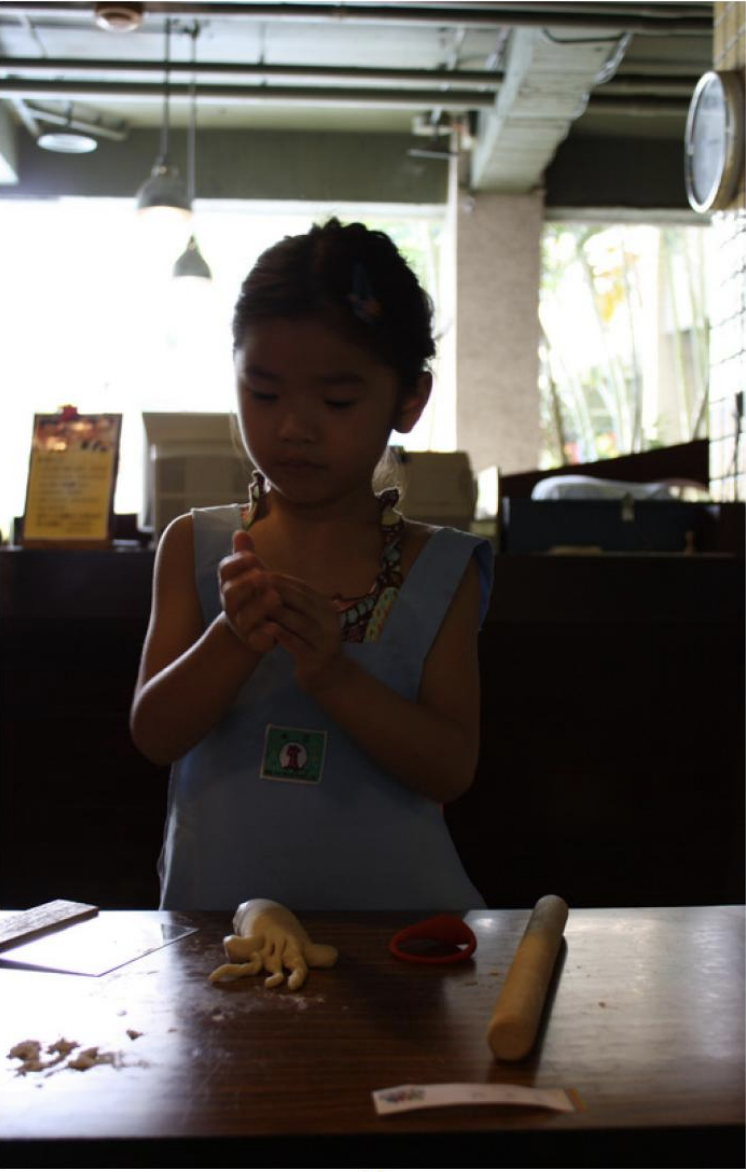
%> input picture Project/5.png, 746 x 1172 px
$ octave orig.m   (GNU Octave 9; MATLAB toolbox functions it lacks are replaced by stand-ins)
%> lines starting %> are read from the running program, lines starting %| are printed output that depends on the picture; in (x1, y1, x2, y2) boxes, pixels count from 0 and x2, y2 are one past the last pixel; in counts of white or black regions, pixels touching at a corner belong together; the program's own positions count from 1

im = imread('./5.png');
%> im is the input picture: size 1172x746x3 uint8; mean R, G, B 96.3, 91.2, 86.6

if ~exist('sigma1','var'),sigma1 = 15;end
if ~exist('sigma2','var'),sigma2 = 80;end
if ~exist('sigma3','var'),sigma3 = 250;end

im = im2double(im); % double --> im2double
%> im: size 1172x746x3 double
gausKernel1 = fspecial('gaussian',[sigma1 sigma1],5);
gausKernel2 = fspecial('gaussian',[sigma2 sigma2],20);
gausKernel3 = fspecial('gaussian',[sigma3 sigma3],50);
Y = 0.299.*im(:,:,1)+0.587.*im(:,:,2)+0.114.*im(:,:,3);

blur_im1 = (imfilter(Y,gausKernel1,'replicate'));
blur_im2 = (imfilter(Y,gausKernel2,'replicate'));
blur_im3 = (imfilter(Y,gausKernel3,'replicate'));

Y_ssr1 = log(Y) - log(blur_im1);
Y_ssr2 = log(Y) - log(blur_im2);
Y_ssr3 = log(Y) - log(blur_im3);

sr = sort(Y_ssr1(:));
p1 = sr(uint32(0.01*size(im,1)*size(im,2)));
%> p1 = -1.22
p99 = sr(uint32(0.99*size(im,1)*size(im,2)));
%> p99 = 0.343
lc1 = Y_ssr1 >= p1 & Y_ssr1 <= p99;
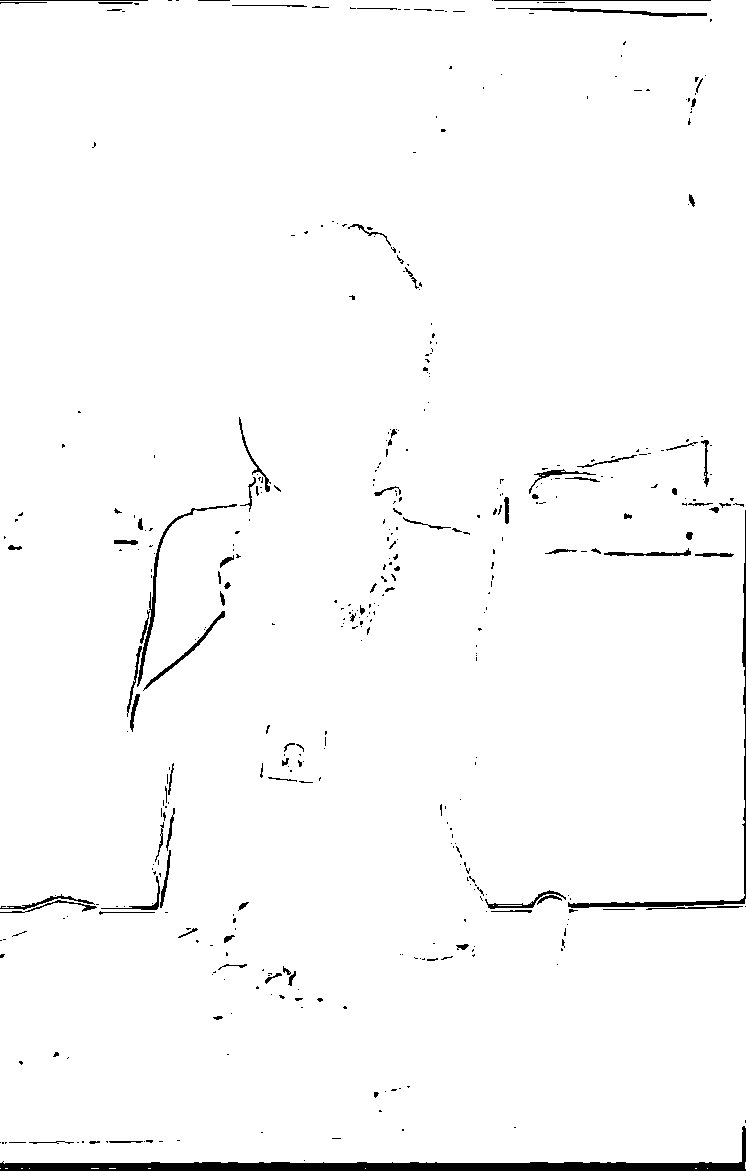
%> lc1: size 1172x746 logical; 98% white; 429 black regions (333 under 20 px), largest, box (x1, y1, x2, y2) and area: (0, 1126, 746, 1171) 6240, (568, 510, 746, 908) 1506, (137, 504, 237, 687) 736
lc2 = Y_ssr1 < p1;
%> lc2: size 1172x746 logical; 1% white; 167 white regions (134 under 20 px), largest, box (x1, y1, x2, y2) and area: (0, 1126, 745, 1169) 4714, (568, 896, 745, 908) 761, (485, 890, 566, 909) 274
lc3 = Y_ssr1 > p99;
%> lc3: size 1172x746 logical; 1% white in thin lines or dots
Y_ssr1(lc1) = 255 * (Y_ssr1(lc1)-p1)./(p99-p1);
Y_ssr1(lc2) = 0;
%> Y_ssr1: size 1172x746 double; min 0, max 255, mean 189.2
Y_ssr1(lc3) = 255;
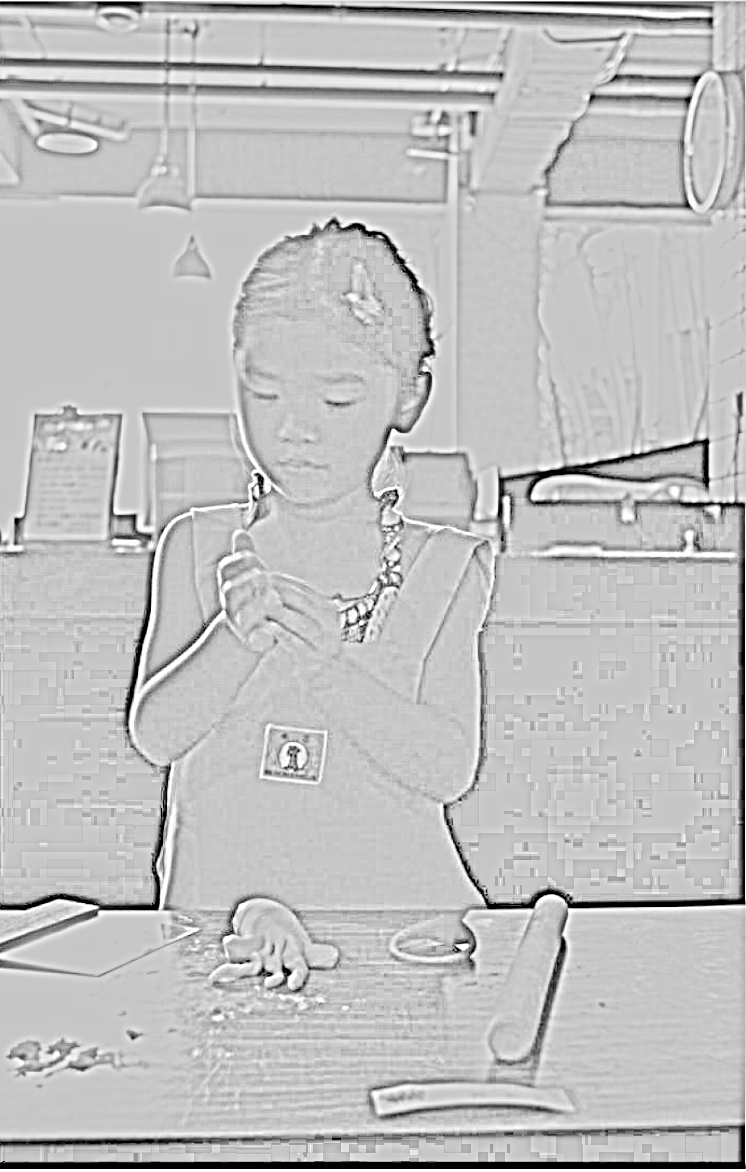
%> Y_ssr1: size 1172x746 double; min 0, max 255, mean 191.7

sr = sort(Y_ssr2(:));
p1 = sr(uint32(0.01*size(im,1)*size(im,2)));
%> p1 = -2.87
p99 = sr(uint32(0.99*size(im,1)*size(im,2)));
%> p99 = 0.667
lc1 = Y_ssr2 >= p1 & Y_ssr2 <= p99;
%> lc1: size 1172x746 logical; 98% white; 145 black regions (96 under 20 px), largest, box (x1, y1, x2, y2) and area: (0, 1150, 745, 1168) 8270, (130, 507, 226, 730) 1703, (373, 1087, 532, 1113) 1310
lc2 = Y_ssr2 < p1;
%> lc2: size 1172x746 logical; 1% white; 61 white regions (55 under 20 px), largest, box (x1, y1, x2, y2) and area: (0, 1150, 745, 1168) 8270, (569, 903, 649, 907) 135, (505, 906, 530, 908) 41, (663, 904, 702, 905) 39, (108, 1149, 117, 1153) 27, (366, 1150, 375, 1153) 27
lc3 = Y_ssr2 > p99;
%> lc3: size 1172x746 logical; 1% white; 84 white regions (41 under 20 px), largest, box (x1, y1, x2, y2) and area: (130, 507, 226, 730) 1703, (373, 1087, 532, 1113) 1310, (547, 545, 719, 557) 829
Y_ssr2(lc1) = 255 * (Y_ssr2(lc1)-p1)./(p99-p1);
Y_ssr2(lc2) = 0;
%> Y_ssr2: size 1172x746 double; min 0, max 255, mean 189.5
Y_ssr2(lc3) = 255;
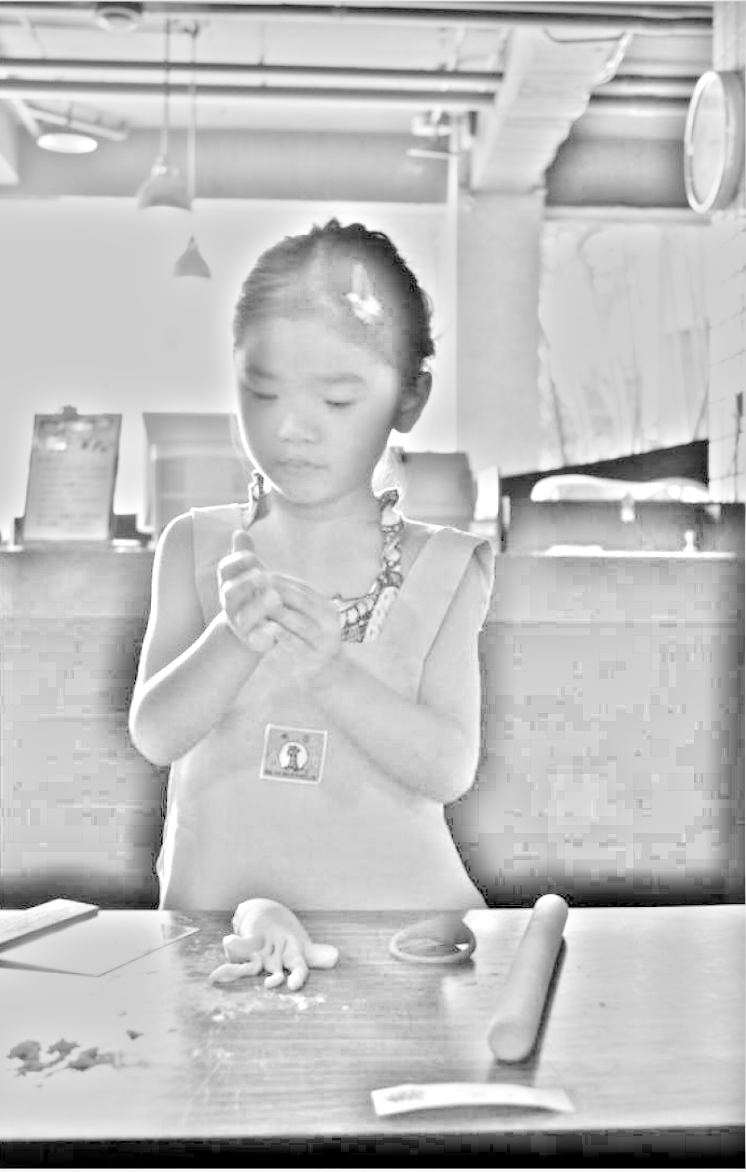
%> Y_ssr2: size 1172x746 double; min 0, max 255, mean 192.1

sr = sort(Y_ssr3(:));
p1 = sr(uint32(0.01*size(im,1)*size(im,2)));
%> p1 = -3.41
p99 = sr(uint32(0.99*size(im,1)*size(im,2)));
%> p99 = 0.797
lc1 = Y_ssr3 >= p1 & Y_ssr3 <= p99;
%> lc1: size 1172x746 logical; 98% white; 116 black regions (74 under 20 px), largest, box (x1, y1, x2, y2) and area: (4, 1138, 745, 1168) 7772, (130, 512, 226, 728) 1722, (388, 418, 435, 451) 798
lc2 = Y_ssr3 < p1;
%> lc2: size 1172x746 logical; 1% white; 65 white regions (50 under 20 px), largest, box (x1, y1, x2, y2) and area: (4, 1138, 745, 1168) 7772, (642, 1149, 669, 1162) 225, (444, 1144, 471, 1153) 112
lc3 = Y_ssr3 > p99;
%> lc3: size 1172x746 logical; 1% white; 51 white regions (24 under 20 px), largest, box (x1, y1, x2, y2) and area: (130, 512, 226, 728) 1722, (388, 418, 435, 451) 798, (465, 910, 504, 938) 780
Y_ssr3(lc1) = 255 * (Y_ssr3(lc1)-p1)./(p99-p1);
Y_ssr3(lc2) = 0;
%> Y_ssr3: size 1172x746 double; min 0, max 255, mean 180.1
Y_ssr3(lc3) = 255;
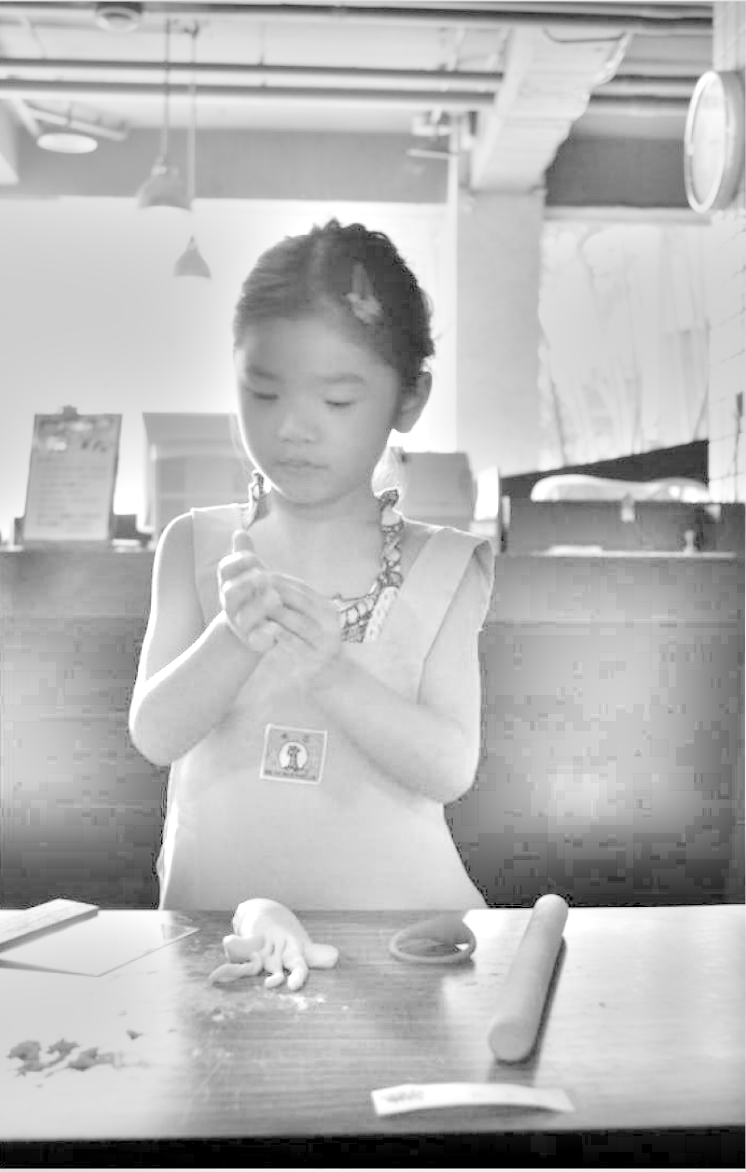
%> Y_ssr3: size 1172x746 double; min 0, max 255, mean 182.7

% [4 lines of commented-out code are left out]
sigma = 32;
mu0 = 32;
mu1 = 96;
mu2 = 160;
mu3 = 224;
P0 = exp(-(Y-mu0).^2./(2*sigma^2));
P1 = exp(-(Y-mu1).^2./(2*sigma^2));
P2 = exp(-(Y-mu2).^2./(2*sigma^2));
P3 = max(P0,exp(-(Y-mu3).^2./(2*sigma^2)));
psum = P0+P1+P2+P3;
omega0 = P0./psum;
omega1 = P1./psum;
omega2 = P2./psum;
omega3 = P3./psum;
Y_amsr = omega0.*Y + omega1.*Y_ssr1 + omega2.*Y_ssr2 + omega3.*Y_ssr3;
ratio = Y_amsr./Y;

% modified: uint8 --> im2uint8
hsv = rgb2hsv(im2uint8(im));
%> hsv: size 1172x746x3 double; mean H, S, V 0.245, 0.285, 0.387
v = hsv(:,:,3);
v = 0.5.*(ratio.*(v+Y)+v-Y);
hsv(:,:,3) = v./255;
%> hsv: size 1172x746x3 double; 0% of the values are NaN or infinite; the others: min 0, max 1, mean 0.309
%d = uint8(hsv2rgb(hsv).*255);
d = double(hsv2rgb(hsv)); % modified
%> d: size 1172x746x3 double; 0% of the values are NaN or infinite; the others: min 0, max 0.694, mean 0.334
d = min(max(d,0),1); % add
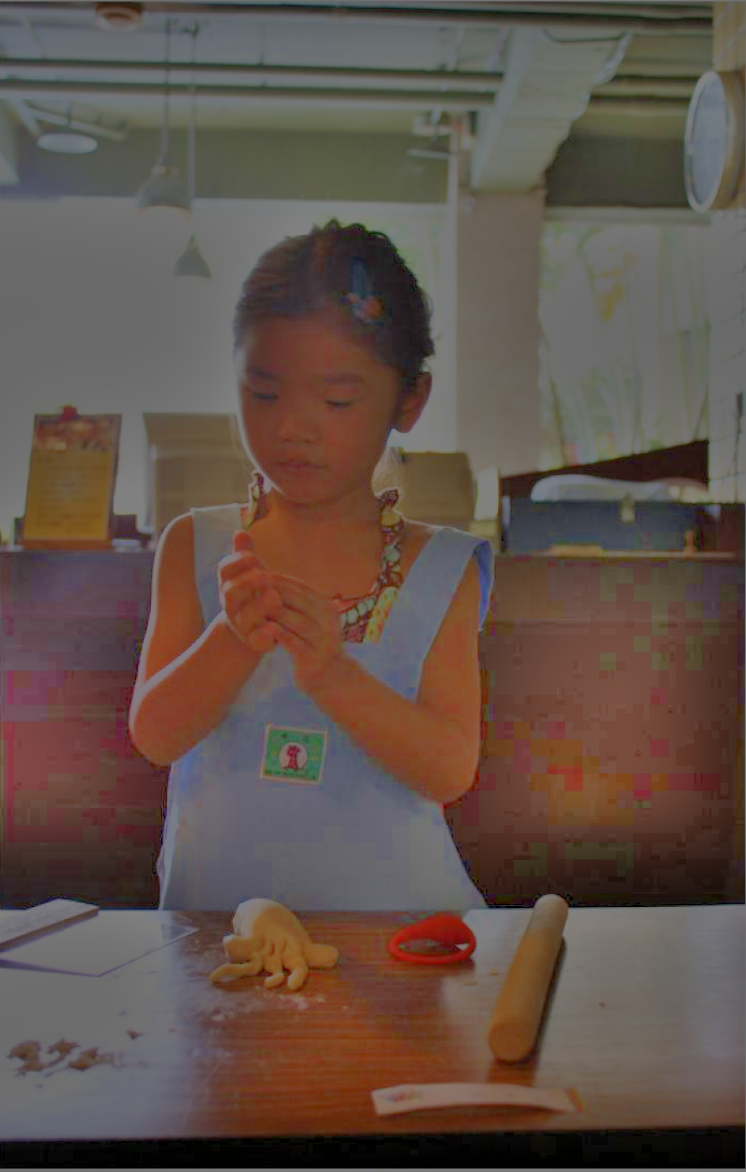
%> d: size 1172x746x3 double; mean R, G, B 0.386, 0.324, 0.292

% [4 lines of commented-out code are left out]
subplot(2, 1, 1)
imshow(im);
subplot(2, 1, 2)
imshow(d)
